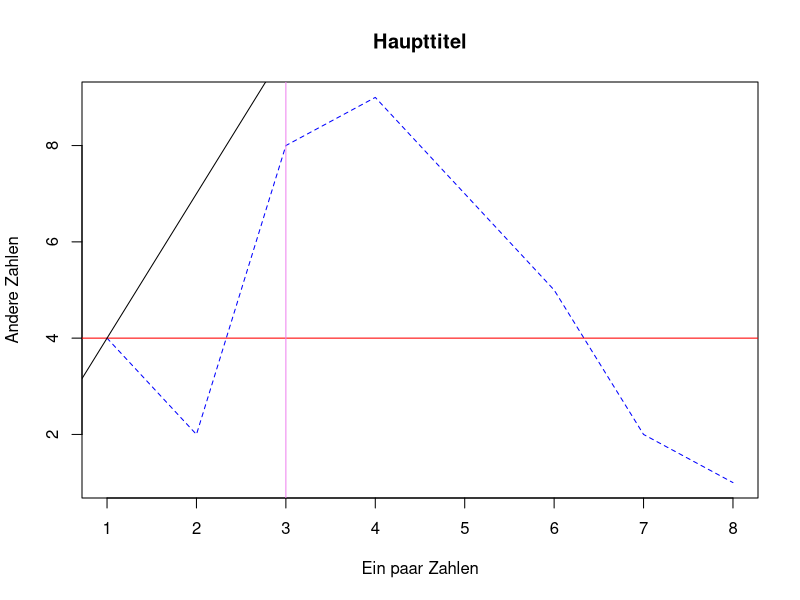

R code for this plot:
x <- c(4, 10, 3, NA, NA, 1, 8)

# (i) mean aus NA ist NA
mean(x)

# (ii) na.rm ignoriert NA Werte
mean(x, na.rm=TRUE)

# (iii) 
sort(x)
order(x)

# (c)
z <- c(4, 2, 8, 9, 7, 5, 2, 1)
plot(z,
     type = "l",
     col = "blue",
     lty = 2,
     main = "Haupttitel",
     xlab = "Ein paar Zahlen",
     ylab = "Andere Zahlen"
)
abline(h=4, col ="red")
abline(v=3, col ="violet")
abline(1,3)
